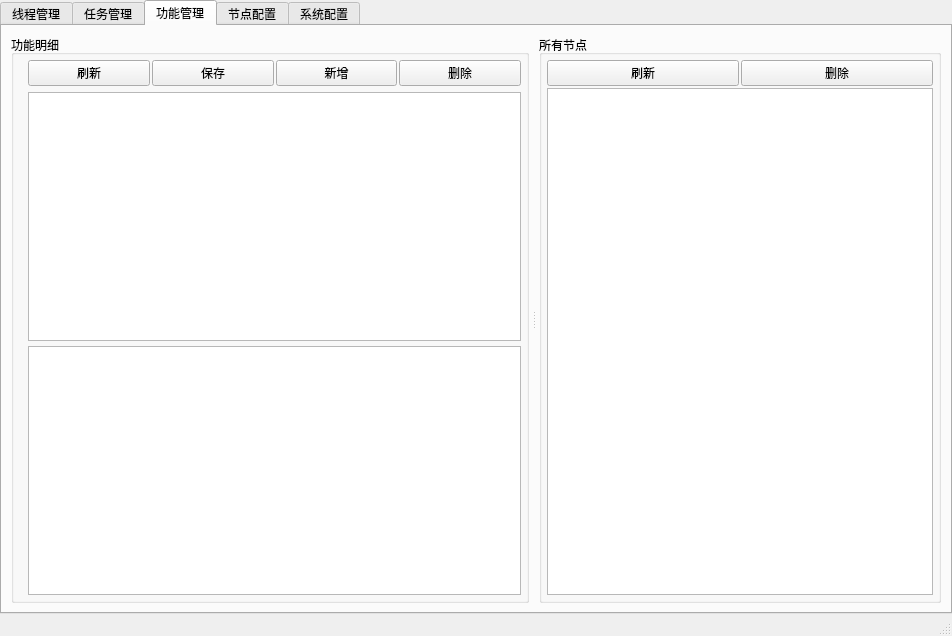
<?xml version="1.0" encoding="UTF-8"?>
<ui version="4.0">
 <class>MainWindow</class>
 <widget class="QMainWindow" name="MainWindow">
  <property name="geometry">
   <rect>
    <x>0</x>
    <y>0</y>
    <width>952</width>
    <height>636</height>
   </rect>
  </property>
  <property name="windowTitle">
   <string>自动助手 v1.0</string>
  </property>
  <widget class="QWidget" name="centralwidget">
   <layout class="QVBoxLayout" name="verticalLayout">
    <property name="leftMargin">
     <number>0</number>
    </property>
    <property name="topMargin">
     <number>0</number>
    </property>
    <property name="rightMargin">
     <number>0</number>
    </property>
    <property name="bottomMargin">
     <number>0</number>
    </property>
    <item>
     <widget class="QTabWidget" name="tabWidget">
      <property name="tabShape">
       <enum>QTabWidget::Rounded</enum>
      </property>
      <property name="currentIndex">
       <number>2</number>
      </property>
      <widget class="QWidget" name="tab_0">
       <attribute name="title">
        <string>线程管理</string>
       </attribute>
       <layout class="QVBoxLayout" name="verticalLayout_14">
        <item>
         <layout class="QVBoxLayout" name="verticalLayout_13">
          <property name="spacing">
           <number>5</number>
          </property>
          <item>
           <widget class="QWidget" name="widget_20" native="true">
            <property name="sizePolicy">
             <sizepolicy hsizetype="Preferred" vsizetype="Preferred">
              <horstretch>0</horstretch>
              <verstretch>0</verstretch>
             </sizepolicy>
            </property>
            <layout class="QHBoxLayout" name="horizontalLayout_14">
             <property name="spacing">
              <number>2</number>
             </property>
             <property name="leftMargin">
              <number>0</number>
             </property>
             <property name="topMargin">
              <number>0</number>
             </property>
             <property name="rightMargin">
              <number>0</number>
             </property>
             <property name="bottomMargin">
              <number>0</number>
             </property>
             <item>
              <widget class="QLineEdit" name="tab0_hwndlineEdit">
               <property name="placeholderText">
                <string>窗口句柄</string>
               </property>
              </widget>
             </item>
             <item>
              <widget class="QPushButton" name="tab0_bindWinpushButton">
               <property name="text">
                <string>绑定窗口</string>
               </property>
              </widget>
             </item>
             <item>
              <widget class="QPushButton" name="tab0_showLogpushButton">
               <property name="text">
                <string>日志查看</string>
               </property>
              </widget>
             </item>
            </layout>
           </widget>
          </item>
          <item>
           <widget class="QSplitter" name="splitter">
            <property name="sizePolicy">
             <sizepolicy hsizetype="Expanding" vsizetype="Expanding">
              <horstretch>0</horstretch>
              <verstretch>0</verstretch>
             </sizepolicy>
            </property>
            <property name="orientation">
             <enum>Qt::Horizontal</enum>
            </property>
            <property name="handleWidth">
             <number>10</number>
            </property>
            <widget class="QGroupBox" name="groupBox_5">
             <property name="title">
              <string>线程明细</string>
             </property>
             <layout class="QVBoxLayout" name="verticalLayout_12">
              <property name="spacing">
               <number>5</number>
              </property>
              <property name="leftMargin">
               <number>5</number>
              </property>
              <property name="topMargin">
               <number>5</number>
              </property>
              <property name="rightMargin">
               <number>5</number>
              </property>
              <property name="bottomMargin">
               <number>5</number>
              </property>
              <item>
               <widget class="QWidget" name="widget_17" native="true">
                <layout class="QVBoxLayout" name="verticalLayout_9">
                 <property name="topMargin">
                  <number>0</number>
                 </property>
                 <property name="rightMargin">
                  <number>0</number>
                 </property>
                 <property name="bottomMargin">
                  <number>0</number>
                 </property>
                 <item>
                  <widget class="QWidget" name="widget_15" native="true">
                   <layout class="QHBoxLayout" name="horizontalLayout_12">
                    <property name="spacing">
                     <number>2</number>
                    </property>
                    <property name="leftMargin">
                     <number>0</number>
                    </property>
                    <property name="topMargin">
                     <number>0</number>
                    </property>
                    <property name="rightMargin">
                     <number>0</number>
                    </property>
                    <property name="bottomMargin">
                     <number>0</number>
                    </property>
                    <item>
                     <widget class="QPushButton" name="tab0_threadRefleshpushButton">
                      <property name="text">
                       <string>刷新</string>
                      </property>
                     </widget>
                    </item>
                    <item>
                     <widget class="QPushButton" name="tab0_threadSavepushButton">
                      <property name="text">
                       <string>保存</string>
                      </property>
                     </widget>
                    </item>
                    <item>
                     <widget class="QPushButton" name="tab0_threadAddpushButton">
                      <property name="text">
                       <string>新增</string>
                      </property>
                     </widget>
                    </item>
                    <item>
                     <widget class="QPushButton" name="tab0_threadDelpushButton">
                      <property name="text">
                       <string>删除</string>
                      </property>
                     </widget>
                    </item>
                   </layout>
                  </widget>
                 </item>
                 <item>
                  <widget class="QWidget" name="widget_16" native="true">
                   <layout class="QVBoxLayout" name="verticalLayout_8">
                    <property name="spacing">
                     <number>5</number>
                    </property>
                    <property name="leftMargin">
                     <number>0</number>
                    </property>
                    <property name="topMargin">
                     <number>0</number>
                    </property>
                    <property name="rightMargin">
                     <number>0</number>
                    </property>
                    <property name="bottomMargin">
                     <number>0</number>
                    </property>
                    <item>
                     <widget class="QTableView" name="tab0_mainThreadtableView"/>
                    </item>
                    <item>
                     <widget class="QTableView" name="tab0_detailThreadtableView"/>
                    </item>
                   </layout>
                  </widget>
                 </item>
                </layout>
               </widget>
              </item>
             </layout>
            </widget>
            <widget class="QGroupBox" name="groupBox_4">
             <property name="title">
              <string>所有任务</string>
             </property>
             <layout class="QVBoxLayout" name="verticalLayout_11">
              <property name="spacing">
               <number>5</number>
              </property>
              <property name="leftMargin">
               <number>5</number>
              </property>
              <property name="topMargin">
               <number>5</number>
              </property>
              <property name="rightMargin">
               <number>5</number>
              </property>
              <property name="bottomMargin">
               <number>5</number>
              </property>
              <item>
               <widget class="QWidget" name="widget_19" native="true">
                <layout class="QVBoxLayout" name="verticalLayout_10">
                 <property name="spacing">
                  <number>2</number>
                 </property>
                 <property name="leftMargin">
                  <number>0</number>
                 </property>
                 <property name="topMargin">
                  <number>0</number>
                 </property>
                 <property name="rightMargin">
                  <number>0</number>
                 </property>
                 <property name="bottomMargin">
                  <number>0</number>
                 </property>
                 <item>
                  <widget class="QWidget" name="widget_18" native="true">
                   <layout class="QHBoxLayout" name="horizontalLayout_13">
                    <property name="spacing">
                     <number>2</number>
                    </property>
                    <property name="leftMargin">
                     <number>0</number>
                    </property>
                    <property name="topMargin">
                     <number>0</number>
                    </property>
                    <property name="rightMargin">
                     <number>0</number>
                    </property>
                    <property name="bottomMargin">
                     <number>0</number>
                    </property>
                    <item>
                     <widget class="QPushButton" name="tab0_missionRefleshpushButton">
                      <property name="text">
                       <string>刷新</string>
                      </property>
                     </widget>
                    </item>
                    <item>
                     <widget class="QPushButton" name="tab0_missionMidpushButton">
                      <property name="text">
                       <string/>
                      </property>
                     </widget>
                    </item>
                    <item>
                     <widget class="QPushButton" name="tab0_missionRightpushButton">
                      <property name="text">
                       <string/>
                      </property>
                     </widget>
                    </item>
                   </layout>
                  </widget>
                 </item>
                 <item>
                  <widget class="QTableView" name="tab0_missiontableView"/>
                 </item>
                </layout>
               </widget>
              </item>
             </layout>
            </widget>
           </widget>
          </item>
         </layout>
        </item>
       </layout>
      </widget>
      <widget class="QWidget" name="tab_1">
       <attribute name="title">
        <string>任务管理</string>
       </attribute>
       <layout class="QVBoxLayout" name="verticalLayout_25">
        <item>
         <widget class="QSplitter" name="splitter_2">
          <property name="orientation">
           <enum>Qt::Horizontal</enum>
          </property>
          <property name="handleWidth">
           <number>10</number>
          </property>
          <widget class="QGroupBox" name="groupBox_6">
           <property name="title">
            <string>任务明细</string>
           </property>
           <layout class="QVBoxLayout" name="verticalLayout_15">
            <property name="spacing">
             <number>5</number>
            </property>
            <property name="leftMargin">
             <number>5</number>
            </property>
            <property name="topMargin">
             <number>5</number>
            </property>
            <property name="rightMargin">
             <number>5</number>
            </property>
            <property name="bottomMargin">
             <number>5</number>
            </property>
            <item>
             <widget class="QWidget" name="widget_21" native="true">
              <layout class="QVBoxLayout" name="verticalLayout_16">
               <property name="topMargin">
                <number>0</number>
               </property>
               <property name="rightMargin">
                <number>0</number>
               </property>
               <property name="bottomMargin">
                <number>0</number>
               </property>
               <item>
                <widget class="QWidget" name="widget_22" native="true">
                 <layout class="QHBoxLayout" name="horizontalLayout_15">
                  <property name="spacing">
                   <number>2</number>
                  </property>
                  <property name="leftMargin">
                   <number>0</number>
                  </property>
                  <property name="topMargin">
                   <number>0</number>
                  </property>
                  <property name="rightMargin">
                   <number>0</number>
                  </property>
                  <property name="bottomMargin">
                   <number>0</number>
                  </property>
                  <item>
                   <widget class="QPushButton" name="tab1_missionRefleshpushButton">
                    <property name="text">
                     <string>刷新</string>
                    </property>
                   </widget>
                  </item>
                  <item>
                   <widget class="QPushButton" name="tab1_missionSavepushButton">
                    <property name="text">
                     <string>保存</string>
                    </property>
                   </widget>
                  </item>
                  <item>
                   <widget class="QPushButton" name="tab1_missionAddpushButton">
                    <property name="text">
                     <string>新增</string>
                    </property>
                   </widget>
                  </item>
                  <item>
                   <widget class="QPushButton" name="tab1_missionDelpushButton">
                    <property name="text">
                     <string>删除</string>
                    </property>
                   </widget>
                  </item>
                 </layout>
                </widget>
               </item>
               <item>
                <widget class="QWidget" name="widget_23" native="true">
                 <layout class="QVBoxLayout" name="verticalLayout_17">
                  <property name="spacing">
                   <number>5</number>
                  </property>
                  <property name="leftMargin">
                   <number>0</number>
                  </property>
                  <property name="topMargin">
                   <number>0</number>
                  </property>
                  <property name="rightMargin">
                   <number>0</number>
                  </property>
                  <property name="bottomMargin">
                   <number>0</number>
                  </property>
                  <item>
                   <widget class="QTableView" name="tab1_mainMissiontableView"/>
                  </item>
                  <item>
                   <widget class="QTableView" name="tab1_detailMissiontableView"/>
                  </item>
                 </layout>
                </widget>
               </item>
              </layout>
             </widget>
            </item>
           </layout>
          </widget>
          <widget class="QGroupBox" name="groupBox_7">
           <property name="title">
            <string>所有功能</string>
           </property>
           <layout class="QVBoxLayout" name="verticalLayout_18">
            <property name="spacing">
             <number>5</number>
            </property>
            <property name="leftMargin">
             <number>5</number>
            </property>
            <property name="topMargin">
             <number>5</number>
            </property>
            <property name="rightMargin">
             <number>5</number>
            </property>
            <property name="bottomMargin">
             <number>5</number>
            </property>
            <item>
             <widget class="QWidget" name="widget_24" native="true">
              <layout class="QVBoxLayout" name="verticalLayout_19">
               <property name="spacing">
                <number>2</number>
               </property>
               <property name="leftMargin">
                <number>0</number>
               </property>
               <property name="topMargin">
                <number>0</number>
               </property>
               <property name="rightMargin">
                <number>0</number>
               </property>
               <property name="bottomMargin">
                <number>0</number>
               </property>
               <item>
                <widget class="QWidget" name="widget_25" native="true">
                 <layout class="QHBoxLayout" name="horizontalLayout_16">
                  <property name="spacing">
                   <number>2</number>
                  </property>
                  <property name="leftMargin">
                   <number>0</number>
                  </property>
                  <property name="topMargin">
                   <number>0</number>
                  </property>
                  <property name="rightMargin">
                   <number>0</number>
                  </property>
                  <property name="bottomMargin">
                   <number>0</number>
                  </property>
                  <item>
                   <widget class="QPushButton" name="tab1_funRefleshpushButton">
                    <property name="text">
                     <string>刷新</string>
                    </property>
                   </widget>
                  </item>
                  <item>
                   <widget class="QPushButton" name="tab1_funMidpushButton">
                    <property name="text">
                     <string/>
                    </property>
                   </widget>
                  </item>
                  <item>
                   <widget class="QPushButton" name="tab1_funRightpushButton">
                    <property name="text">
                     <string/>
                    </property>
                   </widget>
                  </item>
                 </layout>
                </widget>
               </item>
               <item>
                <widget class="QTableView" name="tab1_funtableView"/>
               </item>
              </layout>
             </widget>
            </item>
           </layout>
          </widget>
         </widget>
        </item>
       </layout>
      </widget>
      <widget class="QWidget" name="tab_2">
       <attribute name="title">
        <string>功能管理</string>
       </attribute>
       <layout class="QVBoxLayout" name="verticalLayout_26">
        <item>
         <widget class="QSplitter" name="splitter_3">
          <property name="orientation">
           <enum>Qt::Horizontal</enum>
          </property>
          <property name="handleWidth">
           <number>10</number>
          </property>
          <widget class="QGroupBox" name="groupBox_8">
           <property name="title">
            <string>功能明细</string>
           </property>
           <layout class="QVBoxLayout" name="verticalLayout_20">
            <property name="spacing">
             <number>5</number>
            </property>
            <property name="leftMargin">
             <number>5</number>
            </property>
            <property name="topMargin">
             <number>5</number>
            </property>
            <property name="rightMargin">
             <number>5</number>
            </property>
            <property name="bottomMargin">
             <number>5</number>
            </property>
            <item>
             <widget class="QWidget" name="widget_26" native="true">
              <layout class="QVBoxLayout" name="verticalLayout_21">
               <property name="topMargin">
                <number>0</number>
               </property>
               <property name="rightMargin">
                <number>0</number>
               </property>
               <property name="bottomMargin">
                <number>0</number>
               </property>
               <item>
                <widget class="QWidget" name="widget_27" native="true">
                 <layout class="QHBoxLayout" name="horizontalLayout_17">
                  <property name="spacing">
                   <number>2</number>
                  </property>
                  <property name="leftMargin">
                   <number>0</number>
                  </property>
                  <property name="topMargin">
                   <number>0</number>
                  </property>
                  <property name="rightMargin">
                   <number>0</number>
                  </property>
                  <property name="bottomMargin">
                   <number>0</number>
                  </property>
                  <item>
                   <widget class="QPushButton" name="tab2_funRefleshpushButton">
                    <property name="text">
                     <string>刷新</string>
                    </property>
                   </widget>
                  </item>
                  <item>
                   <widget class="QPushButton" name="tab2_funSavepushButton">
                    <property name="text">
                     <string>保存</string>
                    </property>
                   </widget>
                  </item>
                  <item>
                   <widget class="QPushButton" name="tab2_funAddpushButton">
                    <property name="text">
                     <string>新增</string>
                    </property>
                   </widget>
                  </item>
                  <item>
                   <widget class="QPushButton" name="tab2_funDelpushButton">
                    <property name="text">
                     <string>删除</string>
                    </property>
                   </widget>
                  </item>
                 </layout>
                </widget>
               </item>
               <item>
                <widget class="QWidget" name="widget_28" native="true">
                 <layout class="QVBoxLayout" name="verticalLayout_22">
                  <property name="spacing">
                   <number>5</number>
                  </property>
                  <property name="leftMargin">
                   <number>0</number>
                  </property>
                  <property name="topMargin">
                   <number>0</number>
                  </property>
                  <property name="rightMargin">
                   <number>0</number>
                  </property>
                  <property name="bottomMargin">
                   <number>0</number>
                  </property>
                  <item>
                   <widget class="QTableView" name="tab2_mainFuntableView">
                    <property name="selectionBehavior">
                     <enum>QAbstractItemView::SelectRows</enum>
                    </property>
                   </widget>
                  </item>
                  <item>
                   <widget class="QTableView" name="tab2_detailFuntableView"/>
                  </item>
                 </layout>
                </widget>
               </item>
              </layout>
             </widget>
            </item>
           </layout>
          </widget>
          <widget class="QGroupBox" name="groupBox_9">
           <property name="title">
            <string>所有节点</string>
           </property>
           <layout class="QVBoxLayout" name="verticalLayout_23">
            <property name="spacing">
             <number>5</number>
            </property>
            <property name="leftMargin">
             <number>5</number>
            </property>
            <property name="topMargin">
             <number>5</number>
            </property>
            <property name="rightMargin">
             <number>5</number>
            </property>
            <property name="bottomMargin">
             <number>5</number>
            </property>
            <item>
             <widget class="QWidget" name="widget_29" native="true">
              <layout class="QVBoxLayout" name="verticalLayout_24">
               <property name="spacing">
                <number>2</number>
               </property>
               <property name="leftMargin">
                <number>0</number>
               </property>
               <property name="topMargin">
                <number>0</number>
               </property>
               <property name="rightMargin">
                <number>0</number>
               </property>
               <property name="bottomMargin">
                <number>0</number>
               </property>
               <item>
                <widget class="QWidget" name="widget_30" native="true">
                 <layout class="QHBoxLayout" name="horizontalLayout_18">
                  <property name="spacing">
                   <number>2</number>
                  </property>
                  <property name="leftMargin">
                   <number>0</number>
                  </property>
                  <property name="topMargin">
                   <number>0</number>
                  </property>
                  <property name="rightMargin">
                   <number>0</number>
                  </property>
                  <property name="bottomMargin">
                   <number>0</number>
                  </property>
                  <item>
                   <widget class="QPushButton" name="tab2_nodeRefleshpushButton">
                    <property name="text">
                     <string>刷新</string>
                    </property>
                   </widget>
                  </item>
                  <item>
                   <widget class="QPushButton" name="tab2_nodeDelpushButton">
                    <property name="text">
                     <string>删除</string>
                    </property>
                   </widget>
                  </item>
                 </layout>
                </widget>
               </item>
               <item>
                <widget class="QTableView" name="tab2_nodetableView">
                 <property name="editTriggers">
                  <set>QAbstractItemView::NoEditTriggers</set>
                 </property>
                 <property name="selectionBehavior">
                  <enum>QAbstractItemView::SelectRows</enum>
                 </property>
                </widget>
               </item>
              </layout>
             </widget>
            </item>
           </layout>
          </widget>
         </widget>
        </item>
       </layout>
      </widget>
      <widget class="QWidget" name="tab_3">
       <attribute name="title">
        <string>节点配置</string>
       </attribute>
       <widget class="QGroupBox" name="groupBox">
        <property name="geometry">
         <rect>
          <x>10</x>
          <y>10</y>
          <width>340</width>
          <height>150</height>
         </rect>
        </property>
        <property name="title">
         <string>鼠标节点(前台)</string>
        </property>
        <layout class="QVBoxLayout" name="verticalLayout_3">
         <property name="spacing">
          <number>2</number>
         </property>
         <property name="leftMargin">
          <number>5</number>
         </property>
         <property name="topMargin">
          <number>5</number>
         </property>
         <property name="rightMargin">
          <number>5</number>
         </property>
         <property name="bottomMargin">
          <number>5</number>
         </property>
         <item>
          <widget class="QWidget" name="widget_8" native="true">
           <property name="sizePolicy">
            <sizepolicy hsizetype="Preferred" vsizetype="Expanding">
             <horstretch>0</horstretch>
             <verstretch>0</verstretch>
            </sizepolicy>
           </property>
           <layout class="QHBoxLayout" name="horizontalLayout_2">
            <property name="leftMargin">
             <number>0</number>
            </property>
            <property name="topMargin">
             <number>0</number>
            </property>
            <property name="rightMargin">
             <number>0</number>
            </property>
            <property name="bottomMargin">
             <number>0</number>
            </property>
            <item>
             <widget class="QWidget" name="widget_3" native="true">
              <layout class="QVBoxLayout" name="verticalLayout_2">
               <property name="spacing">
                <number>2</number>
               </property>
               <property name="leftMargin">
                <number>0</number>
               </property>
               <property name="topMargin">
                <number>0</number>
               </property>
               <property name="rightMargin">
                <number>0</number>
               </property>
               <property name="bottomMargin">
                <number>0</number>
               </property>
               <item>
                <widget class="QWidget" name="widget_2" native="true">
                 <layout class="QHBoxLayout" name="horizontalLayout_4">
                  <property name="leftMargin">
                   <number>0</number>
                  </property>
                  <property name="topMargin">
                   <number>0</number>
                  </property>
                  <property name="rightMargin">
                   <number>0</number>
                  </property>
                  <property name="bottomMargin">
                   <number>0</number>
                  </property>
                  <item>
                   <widget class="QLabel" name="label_3">
                    <property name="text">
                     <string>坐标X</string>
                    </property>
                   </widget>
                  </item>
                  <item>
                   <widget class="QLineEdit" name="tab3_mouseXlineEdit">
                    <property name="placeholderText">
                     <string>数值</string>
                    </property>
                   </widget>
                  </item>
                 </layout>
                </widget>
               </item>
               <item>
                <widget class="QWidget" name="widget" native="true">
                 <layout class="QHBoxLayout" name="horizontalLayout_3">
                  <property name="spacing">
                   <number>7</number>
                  </property>
                  <property name="leftMargin">
                   <number>0</number>
                  </property>
                  <property name="topMargin">
                   <number>0</number>
                  </property>
                  <property name="rightMargin">
                   <number>0</number>
                  </property>
                  <property name="bottomMargin">
                   <number>0</number>
                  </property>
                  <item>
                   <widget class="QLabel" name="label_2">
                    <property name="text">
                     <string>坐标Y</string>
                    </property>
                   </widget>
                  </item>
                  <item>
                   <widget class="QLineEdit" name="tab3_mouseYlineEdit">
                    <property name="placeholderText">
                     <string>数值</string>
                    </property>
                   </widget>
                  </item>
                 </layout>
                </widget>
               </item>
               <item>
                <widget class="QWidget" name="widget_5" native="true">
                 <layout class="QHBoxLayout" name="horizontalLayout">
                  <property name="leftMargin">
                   <number>0</number>
                  </property>
                  <property name="topMargin">
                   <number>0</number>
                  </property>
                  <property name="rightMargin">
                   <number>0</number>
                  </property>
                  <property name="bottomMargin">
                   <number>0</number>
                  </property>
                  <item>
                   <widget class="QLabel" name="label_4">
                    <property name="text">
                     <string>延迟 </string>
                    </property>
                   </widget>
                  </item>
                  <item>
                   <widget class="QLineEdit" name="tab3_mouseDelaylineEdit">
                    <property name="text">
                     <string>1</string>
                    </property>
                    <property name="placeholderText">
                     <string>数值</string>
                    </property>
                   </widget>
                  </item>
                 </layout>
                </widget>
               </item>
              </layout>
             </widget>
            </item>
            <item>
             <widget class="QPushButton" name="tab3_mouseScreenpushButton">
              <property name="sizePolicy">
               <sizepolicy hsizetype="Expanding" vsizetype="Expanding">
                <horstretch>0</horstretch>
                <verstretch>0</verstretch>
               </sizepolicy>
              </property>
              <property name="text">
               <string>屏幕取点</string>
              </property>
             </widget>
            </item>
           </layout>
          </widget>
         </item>
         <item>
          <widget class="QWidget" name="widget_9" native="true">
           <layout class="QHBoxLayout" name="horizontalLayout_8">
            <property name="leftMargin">
             <number>0</number>
            </property>
            <property name="topMargin">
             <number>0</number>
            </property>
            <property name="rightMargin">
             <number>0</number>
            </property>
            <property name="bottomMargin">
             <number>0</number>
            </property>
            <item>
             <widget class="QPushButton" name="tab3_mouseAddpushButton">
              <property name="text">
               <string>新增节点</string>
              </property>
             </widget>
            </item>
            <item>
             <widget class="QLineEdit" name="tab3_mouseNamelineEdit">
              <property name="text">
               <string>鼠标</string>
              </property>
              <property name="placeholderText">
               <string>节点名称</string>
              </property>
             </widget>
            </item>
            <item>
             <widget class="QPushButton" name="tab3_mouseSavepushButton">
              <property name="text">
               <string>保存</string>
              </property>
             </widget>
            </item>
           </layout>
          </widget>
         </item>
        </layout>
       </widget>
       <widget class="QGroupBox" name="groupBox_2">
        <property name="geometry">
         <rect>
          <x>370</x>
          <y>10</y>
          <width>301</width>
          <height>151</height>
         </rect>
        </property>
        <property name="title">
         <string>按键节点(前台)</string>
        </property>
        <layout class="QVBoxLayout" name="verticalLayout_5">
         <property name="spacing">
          <number>2</number>
         </property>
         <property name="leftMargin">
          <number>5</number>
         </property>
         <property name="topMargin">
          <number>5</number>
         </property>
         <property name="rightMargin">
          <number>5</number>
         </property>
         <property name="bottomMargin">
          <number>5</number>
         </property>
         <item>
          <widget class="QWidget" name="widget_10" native="true">
           <property name="sizePolicy">
            <sizepolicy hsizetype="Preferred" vsizetype="Expanding">
             <horstretch>0</horstretch>
             <verstretch>0</verstretch>
            </sizepolicy>
           </property>
           <layout class="QVBoxLayout" name="verticalLayout_4">
            <property name="spacing">
             <number>0</number>
            </property>
            <property name="leftMargin">
             <number>0</number>
            </property>
            <property name="topMargin">
             <number>0</number>
            </property>
            <property name="rightMargin">
             <number>0</number>
            </property>
            <property name="bottomMargin">
             <number>0</number>
            </property>
            <item>
             <widget class="QWidget" name="widget_4" native="true">
              <property name="sizePolicy">
               <sizepolicy hsizetype="Preferred" vsizetype="Preferred">
                <horstretch>0</horstretch>
                <verstretch>0</verstretch>
               </sizepolicy>
              </property>
              <layout class="QHBoxLayout" name="horizontalLayout_5">
               <property name="spacing">
                <number>7</number>
               </property>
               <property name="leftMargin">
                <number>0</number>
               </property>
               <property name="topMargin">
                <number>0</number>
               </property>
               <property name="rightMargin">
                <number>0</number>
               </property>
               <property name="bottomMargin">
                <number>0</number>
               </property>
               <item>
                <widget class="QLabel" name="label_5">
                 <property name="text">
                  <string>按键</string>
                 </property>
                </widget>
               </item>
              </layout>
             </widget>
            </item>
            <item>
             <widget class="QWidget" name="widget_6" native="true">
              <layout class="QHBoxLayout" name="horizontalLayout_6">
               <property name="leftMargin">
                <number>0</number>
               </property>
               <property name="topMargin">
                <number>0</number>
               </property>
               <property name="rightMargin">
                <number>0</number>
               </property>
               <property name="bottomMargin">
                <number>0</number>
               </property>
               <item>
                <widget class="QLabel" name="label_6">
                 <property name="text">
                  <string>延迟</string>
                 </property>
                </widget>
               </item>
               <item>
                <widget class="QLineEdit" name="tab3_keyDelaylineEdit">
                 <property name="text">
                  <string>1</string>
                 </property>
                 <property name="placeholderText">
                  <string>数值</string>
                 </property>
                </widget>
               </item>
              </layout>
             </widget>
            </item>
           </layout>
          </widget>
         </item>
         <item>
          <widget class="QWidget" name="widget_7" native="true">
           <layout class="QHBoxLayout" name="horizontalLayout_7">
            <property name="leftMargin">
             <number>0</number>
            </property>
            <property name="topMargin">
             <number>0</number>
            </property>
            <property name="rightMargin">
             <number>0</number>
            </property>
            <property name="bottomMargin">
             <number>0</number>
            </property>
            <item>
             <widget class="QPushButton" name="tab3_keyAddpushButton">
              <property name="text">
               <string>新增节点</string>
              </property>
             </widget>
            </item>
            <item>
             <widget class="QLineEdit" name="tab3_keyNamelineEdit">
              <property name="text">
               <string>按键</string>
              </property>
              <property name="placeholderText">
               <string>节点名称</string>
              </property>
             </widget>
            </item>
            <item>
             <widget class="QPushButton" name="tab3_keySavepushButton">
              <property name="text">
               <string>保存</string>
              </property>
             </widget>
            </item>
           </layout>
          </widget>
         </item>
        </layout>
       </widget>
       <widget class="QGroupBox" name="groupBox_3">
        <property name="geometry">
         <rect>
          <x>10</x>
          <y>180</y>
          <width>291</width>
          <height>241</height>
         </rect>
        </property>
        <property name="autoFillBackground">
         <bool>false</bool>
        </property>
        <property name="title">
         <string>找图点击节点</string>
        </property>
        <property name="flat">
         <bool>false</bool>
        </property>
        <property name="checkable">
         <bool>false</bool>
        </property>
        <layout class="QVBoxLayout" name="verticalLayout_6">
         <property name="spacing">
          <number>2</number>
         </property>
         <property name="leftMargin">
          <number>5</number>
         </property>
         <property name="topMargin">
          <number>2</number>
         </property>
         <property name="rightMargin">
          <number>5</number>
         </property>
         <property name="bottomMargin">
          <number>2</number>
         </property>
         <item>
          <widget class="QWidget" name="widget_11" native="true">
           <property name="sizePolicy">
            <sizepolicy hsizetype="Preferred" vsizetype="Expanding">
             <horstretch>0</horstretch>
             <verstretch>0</verstretch>
            </sizepolicy>
           </property>
           <layout class="QVBoxLayout" name="verticalLayout_7">
            <item>
             <widget class="QWidget" name="widget_13" native="true">
              <layout class="QHBoxLayout" name="horizontalLayout_9">
               <property name="leftMargin">
                <number>0</number>
               </property>
               <property name="topMargin">
                <number>0</number>
               </property>
               <property name="rightMargin">
                <number>0</number>
               </property>
               <property name="bottomMargin">
                <number>0</number>
               </property>
               <item>
                <widget class="QLineEdit" name="tab3_picPathlineEdit">
                 <property name="sizePolicy">
                  <sizepolicy hsizetype="Expanding" vsizetype="Fixed">
                   <horstretch>0</horstretch>
                   <verstretch>0</verstretch>
                  </sizepolicy>
                 </property>
                 <property name="readOnly">
                  <bool>true</bool>
                 </property>
                 <property name="placeholderText">
                  <string>路径</string>
                 </property>
                </widget>
               </item>
               <item>
                <widget class="QPushButton" name="tab3_picOpenpushButton">
                 <property name="minimumSize">
                  <size>
                   <width>30</width>
                   <height>0</height>
                  </size>
                 </property>
                 <property name="text">
                  <string>图片</string>
                 </property>
                </widget>
               </item>
              </layout>
             </widget>
            </item>
            <item>
             <widget class="QLabel" name="tab3_picShowlabel">
              <property name="sizePolicy">
               <sizepolicy hsizetype="Preferred" vsizetype="Expanding">
                <horstretch>0</horstretch>
                <verstretch>0</verstretch>
               </sizepolicy>
              </property>
              <property name="frameShape">
               <enum>QFrame::Box</enum>
              </property>
              <property name="text">
               <string>预览图片</string>
              </property>
              <property name="scaledContents">
               <bool>true</bool>
              </property>
              <property name="alignment">
               <set>Qt::AlignCenter</set>
              </property>
             </widget>
            </item>
           </layout>
          </widget>
         </item>
         <item>
          <widget class="QWidget" name="widget_12" native="true">
           <layout class="QHBoxLayout" name="horizontalLayout_11">
            <property name="leftMargin">
             <number>0</number>
            </property>
            <property name="topMargin">
             <number>0</number>
            </property>
            <property name="rightMargin">
             <number>0</number>
            </property>
            <property name="bottomMargin">
             <number>0</number>
            </property>
            <item>
             <widget class="QPushButton" name="tab3_picAddpushButton">
              <property name="text">
               <string>新增节点</string>
              </property>
             </widget>
            </item>
            <item>
             <widget class="QLineEdit" name="tab3_picNamelineEdit">
              <property name="text">
               <string>找图</string>
              </property>
              <property name="placeholderText">
               <string>节点名称</string>
              </property>
             </widget>
            </item>
            <item>
             <widget class="QPushButton" name="tab3_picSavepushButton">
              <property name="text">
               <string>保存</string>
              </property>
             </widget>
            </item>
           </layout>
          </widget>
         </item>
        </layout>
       </widget>
       <widget class="QGroupBox" name="groupBox_10">
        <property name="geometry">
         <rect>
          <x>320</x>
          <y>180</y>
          <width>261</width>
          <height>221</height>
         </rect>
        </property>
        <property name="title">
         <string>屏幕取色节点</string>
        </property>
       </widget>
      </widget>
      <widget class="QWidget" name="tab_4">
       <property name="autoFillBackground">
        <bool>false</bool>
       </property>
       <attribute name="title">
        <string>系统配置</string>
       </attribute>
      </widget>
     </widget>
    </item>
   </layout>
  </widget>
  <widget class="QMenuBar" name="menubar">
   <property name="geometry">
    <rect>
     <x>0</x>
     <y>0</y>
     <width>952</width>
     <height>26</height>
    </rect>
   </property>
   <property name="nativeMenuBar">
    <bool>true</bool>
   </property>
  </widget>
  <widget class="QStatusBar" name="statusbar"/>
 </widget>
 <resources/>
 <connections/>
</ui>
